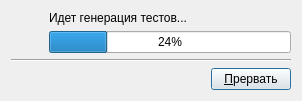
<?xml version="1.0" encoding="UTF-8"?>
<ui version="4.0">
 <class>dlgTestGenProgress</class>
 <widget class="QDialog" name="dlgTestGenProgress">
  <property name="geometry">
   <rect>
    <x>0</x>
    <y>0</y>
    <width>302</width>
    <height>98</height>
   </rect>
  </property>
  <property name="windowTitle">
   <string>Тесты</string>
  </property>
  <layout class="QGridLayout" name="gridLayout">
   <item row="0" column="0" rowspan="2">
    <widget class="QLabel" name="label">
     <property name="minimumSize">
      <size>
       <width>32</width>
       <height>32</height>
      </size>
     </property>
     <property name="maximumSize">
      <size>
       <width>32</width>
       <height>32</height>
      </size>
     </property>
     <property name="text">
      <string/>
     </property>
     <property name="pixmap">
      <pixmap resource="../r.qrc">:/ico32/contact-new.png</pixmap>
     </property>
    </widget>
   </item>
   <item row="0" column="1">
    <widget class="QLabel" name="label_2">
     <property name="text">
      <string>Идет генерация тестов...</string>
     </property>
    </widget>
   </item>
   <item row="1" column="1" colspan="3">
    <widget class="QProgressBar" name="prbProgress">
     <property name="value">
      <number>24</number>
     </property>
    </widget>
   </item>
   <item row="2" column="0" colspan="4">
    <widget class="Line" name="line">
     <property name="orientation">
      <enum>Qt::Horizontal</enum>
     </property>
    </widget>
   </item>
   <item row="3" column="0" colspan="3">
    <spacer name="horizontalSpacer">
     <property name="orientation">
      <enum>Qt::Horizontal</enum>
     </property>
     <property name="sizeHint" stdset="0">
      <size>
       <width>198</width>
       <height>22</height>
      </size>
     </property>
    </spacer>
   </item>
   <item row="3" column="3">
    <widget class="QPushButton" name="btnCancel">
     <property name="text">
      <string>&amp;Прервать</string>
     </property>
     <property name="default">
      <bool>true</bool>
     </property>
    </widget>
   </item>
  </layout>
 </widget>
 <resources>
  <include location="../r.qrc"/>
 </resources>
 <connections/>
</ui>
